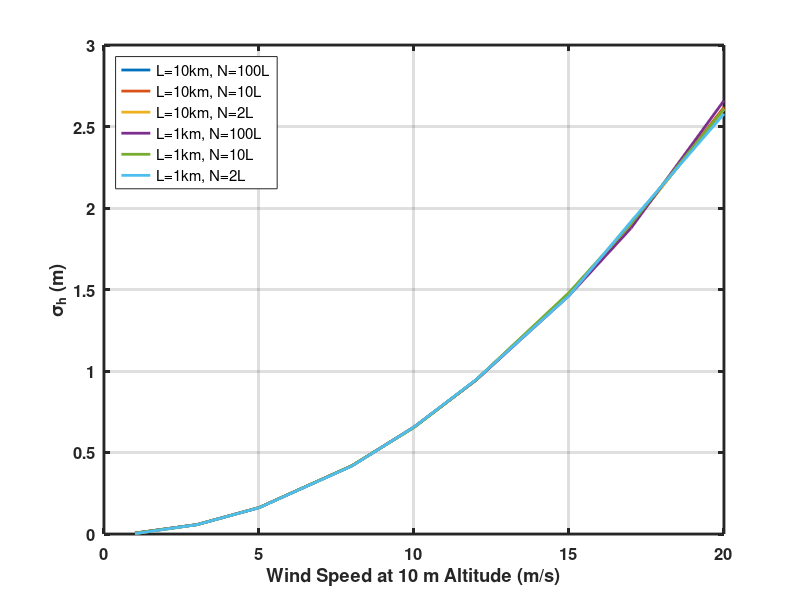

The MATLAB source for this figure:
function generateEnsembleRMSCurves(varargin)

saveFigs = 0;

if (nargin == 1)
    saveFigs = varargin{1};
end

U10 = [1 3 5 8 10 12 15 17 20];
%data collected from ensemble runs
% U10                     1        3         5       8        10       12       15       17       20
case_1d_L10k_N100L_084 = [0.00548  0.05771  0.16195  0.41821  0.65565  0.94539  1.47126  1.89289  2.60784];
case_1d_L10k_N10L_084 =  [0.00535  0.05770  0.16199  0.41846  0.65510  0.94346  1.47265  1.89249  2.61864];
case_1d_L10k_N2L_084 =   [0.00241  0.05719  0.16199  0.41848  0.65731  0.94488  1.47641  1.89127  2.60586];

case_1d_L1k_N100L_084 =  [0.00548  0.05770  0.16175  0.41937  0.65613  0.94387  1.46217  1.87639  2.65930];
case_1d_L1k_N10L_084 =   [0.00535  0.05759  0.16162  0.41989  0.65316  0.94510  1.48107  1.90273  2.60860];
case_1d_L1k_N2L_084 =    [0.00241  0.05713  0.16110  0.41711  0.65669  0.94677  1.46192  1.91702  2.57761];

h(1) = figure;
plot(U10,case_1d_L10k_N100L_084,'LineWidth',2);
hold on
plot(U10,case_1d_L10k_N10L_084,'LineWidth',2);
plot(U10,case_1d_L10k_N2L_084,'LineWidth',2);
plot(U10,case_1d_L1k_N100L_084,'LineWidth',2);
plot(U10,case_1d_L1k_N10L_084,'LineWidth',2);
plot(U10,case_1d_L1k_N2L_084,'LineWidth',2);
grid on
legend('L=10km, N=100L','L=10km, N=10L','L=10km, N=2L','L=1km, N=100L','L=1km, N=10L','L=1km, N=2L','Location','NorthWest');

xlabel('Wind Speed at 10 m Altitude (m/s)');
ylabel('\sigma_h (m)')

set(gca,'LineWidth',2)
set(gca,'FontSize',12)
set(gca,'FontWeight','bold')

if(saveFigs == 1)
    saveas(h(1),'1d_ensemble_rms','png')
end